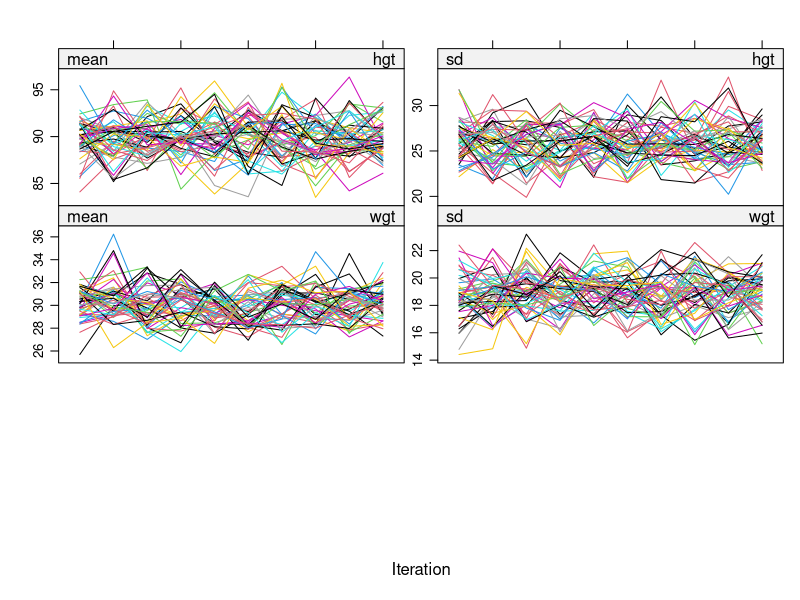

This chart was generated by the following R code:
library(mice)

###load data
data(fdgs) ###data comes with mice package
names(fdgs)

###need to exclude "id", "hgt.z", and "wgt.z" as predictors
###core function in mice is "mice"
fdgs.red<-fdgs[,2:6]
names(fdgs.red)
imp.data<-mice(fdgs[,2:6],m=50,maxit=10,method=c("","","","norm","norm"),
	seed=1234)

attributes(imp.data)

dim(imp.data$imp$hgt)
###imp is a named list containing only the imputed values for each variable

dim(imp.data$chainMean)

plot(imp.data)


